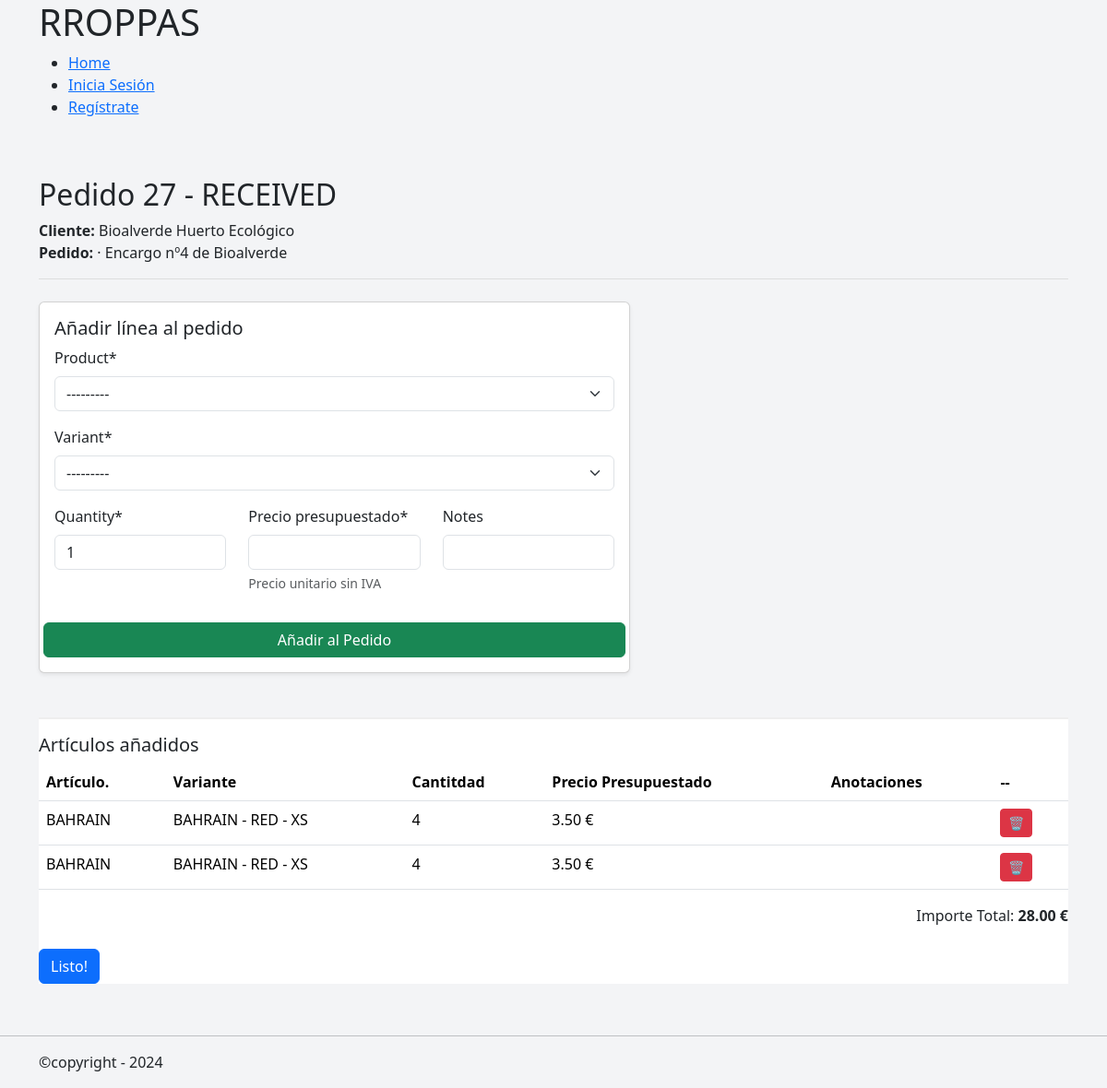
The page /orders//draft/27 on the database its author committed.
### orders/models.py (models this page shows, shortened)
class Order(models.Model):
    class OrderStatus(models.TextChoices):
        RECEIVED = "RECEIVED", "Recibido"
        PENDING_DESIGN = "PENDING_DESIGN", "Pendiente de diseño"
        DESIGN_READY = "DESIGN_READY", "Diseño confirmado"
        IN_PRODUCTION = "IN_PRODUCTION", "En producción"
        COMPLETED = "COMPLETED", "Completado"
        DELIVERED = "DELIVERED", "Entregado"
        CANCELLED = "CANCELLED", "Cancelado"
    class OrderType(models.TextChoices):
        LARGE = 'LARGE', 'Encargo Importante'
        SMALL = 'SMALL', 'Encargo de Mostrador'
    client = models.ForeignKey(
        Client,
        on_delete=models.PROTECT,
        related_name='orders',
    )
    title = models.CharField(
        max_length=50,
        help_text='Descripcion corta del Pedido',
        verbose_name='Nombre del encargo',
    )
    status = models.CharField(
        verbose_name='Estado',
        choices=OrderStatus,
        default=OrderStatus.PENDING_DESIGN,
    )
    order_type =models.CharField(
        verbose_name='Tipo de pedido',
        choices=OrderType,
    )
    notes = models.TextField(blank=True, null=True)
    delivery_date = models.DateField(blank=True, null=True)
    created_at = models.DateTimeField(auto_now_add=True)
    updated_at = models.DateTimeField(auto_now=True)
    sent_at = models.DateField(blank=True, null=True)
    def total_price(self):
        return sum(
            item.unit_price * item.quantity
            for item in self.items.all()
        )

class OrderItem(models.Model):
    order = models.ForeignKey(
        Order,
        on_delete=models.CASCADE,
        related_name='items',
    )
    product = models.ForeignKey(
        Product,
        on_delete=models.PROTECT,
    )
    variant = models.ForeignKey(
        ProductVariant,
        on_delete=models.PROTECT,
    )
    quantity = models.PositiveIntegerField(
        default=1,
    )
    unit_price = models.DecimalField(
        max_digits=10,
        decimal_places=2,
        help_text="Precio unitario sin IVA",
        verbose_name='Precio presupuestado',
    )
    notes = models.CharField(
        max_length=255,
        blank=True,
    )

### clients/models.py (models this page shows, shortened)
class Client(models.Model):
    TIPOS_CLIENTE = [
        ("club deportivo", "Club deportivo"),
        ("colegio", "Colegio"),
        ("ayuntamiento", "Ayuntamiento"),
        ("universidad", "Universidad"),
        ("empresa", "Empresa"),
        ("particular", "Particular"),
    ]
    name = models.CharField(
        verbose_name='Nombre',
        max_length=255,
    )
    tipo = models.CharField(
        verbose_name='Tipo de Cliente',
        choices=TIPOS_CLIENTE
    )
    cif_nif = models.CharField(
        verbose_name='CIF/NIF',
        max_length=20,
        blank=True,
        null=True,
    )
    t_number = models.CharField(
        verbose_name='Nº teléfono',
        max_length=30,
        null=True,
        blank=True
    )
    email= models.EmailField(
        blank=True,
    )
    direccion=models.TextField(
        verbose_name='Direccion',
        max_length=100,
        blank=True,
        null=True,
    )
    other=models.TextField(
        verbose_name='Otra información',
        blank=True,
        null=True,
    )
    created_at=models.DateTimeField(
        verbose_name='Fecha de Creación',
        default=timezone.now,
        )

### products/models.py (models this page shows, shortened)
class Product(models.Model):
    class PrintType(models.TextChoices):
        DTF = "DTF", "DTF"
        NONE = "NONE", "Sin personalización"
    class ClotheType(models.TextChoices):
        TSHIRT = "TSHIRT", "Camiseta"
        HOODIE = "HOODIE", "Sudadera"
        PANTS = "PANTS", "Pantalón"
        OTHER = "OTHER", "Otros"
    model = models.CharField(
        verbose_name= 'Modelo del Producto',
        max_length=100,
        unique=True
    )
    sku = models.CharField(
        max_length=50,
        blank=True,
        help_text="Referencia interna (opcional)",
    )
    allowed_print = models.CharField(
        max_length=10,
        choices=PrintType.choices,
        default=PrintType.DTF
    )
    type = models.CharField(
        max_length=20,
        choices=ClotheType.choices,
    )
    image = models.ImageField(
        upload_to='products/products_files',
        blank=True,
        null=True,
    )
    model_url = models.URLField(
        blank=True,
        null= True,
    )
    cost_price = models.DecimalField(
        max_digits=10,
        decimal_places=2,
        blank=True,
        null=True,
    )
    created_at = models.DateTimeField(auto_now_add=True)
    updated_at = models.DateTimeField(auto_now=True)
    class Meta:
        ordering = ["model"]
        verbose_name = "Producto"
        verbose_name_plural = "Productos"
    def __str__(self):
        parts = [self.type]
        parts.append(self.model)
        return " - ".join(parts)

class ProductVariant(models.Model):
    product = models.ForeignKey(
        Product,
        on_delete=models.CASCADE,
        related_name='variants'
    )
    color = models.CharField(
        max_length=60,
    )
    size = models.CharField(
        max_length=30,
    )
    sku = models.CharField(
        max_length=50,
        blank=True,
        help_text="Referencia interna (opcional)",
    )
    stock = models.IntegerField(default=0, help_text="Stock opcional por variante")
    class Meta:
        unique_together = ("product", "color", "size")
        ordering = ["product", "color", "size"]
        verbose_name = "Variante de Producto"
        verbose_name_plural = "Variantes de Producto"
    def __str__(self):
        parts = [self.product.model]
        if self.color:
            parts.append(self.color)
        if self.size:
            parts.append(self.size)
        return " - ".join(parts)

### orders/views.py (the view, shortened to what this page needs)
# urls.py: path('/draft/<pk>', OrderDraftView.as_view(), name='order_draft'),
class OrderDraftView(View):
    def get(self, request, pk):
        order = get_object_or_404(Order, pk=pk)
        form = OrderItemForm
        return render(request, "orders/order_draft.html", {
            "order": order,
            "items": order.items.all(),
            "form": OrderItemForm(),
        })

### mini_erp/forms.py
class OrderItemForm(forms.ModelForm):
    class Meta:
        model = OrderItem
        fields = [
            'product',
            'variant',
            'quantity',
            'unit_price',
            'notes',
        ]

### mini_erp/templates/orders/order_draft.html (shortened to what this page needs)
{% extends "general/layout.html" %}
{% load crispy_forms_tags %}
{% block contenido %}
<div class="container mt-4">
    <div class="invoice-header">
        <h2>Pedido {{ order.pk}} - {{ order.status}} </h2>
        <p>
            <strong>Cliente:</strong> {{ order.client.name }}<br>
            <strong>Pedido:</strong> · {{ order.title }}
        </p>
    </div>
    <div class="row">
        <div class="col-md-7">
            <div class="card shadow-sm">
                <div class="card-body">
                    <form action="" method='post'>
                        <h5>Añadir línea al pedido</h5>
                        <div class="mb-3">
                            {{ form.product|as_crispy_field }}
                        </div>
                        <div class="mb-3">
                            {{ form.variant|as_crispy_field}}
                        </div>
                        <div class="row">
                            <div class="col">
                                {{ form.quantity|as_crispy_field }}
                            </div>
                            <div class="col">
                                {{ form.unit_price|as_crispy_field }}
                            </div>
                            <div class="col">
                                {{ form.notes|as_crispy_field }}
                            </div>
                            <button class="btn btn-success mt-3">
                            Añadir al Pedido
                            </button>
                        </div>
                    </form>
                </div>
            </div>
        </div>
    </div>
    <div class="invoice-summary mt-5">
        <h5>Artículos añadidos</h5>
        <table class="table">
            <thead>
                <tr>
                    <th>Artículo.</th>
                    <th>Variante</th>
                    <th>Cantitdad</th>
                    <th>Precio Presupuestado</th>
                    <th>Anotaciones</th>
                    <th>--</th>
                </tr>
            </thead>
             <tbody>
                {% for item in items %}
                <tr>
                    <td>{{ item.product.model }}</td>
                    <td>{{ item.variant }}</td>
                    <td>{{ item.quantity }}</td>
                    <td>{{ item.unit_price }} €</td>
                    <td>{{ item.notes }} </td>
                    <td>
                        <form method="post" style="display:inline;">
                            <button class="btn btn-danger btn-sm">
                                🗑
                            </button>
                        </form>
                    </td>
                </tr>
                {% endfor %}
            </tbody>
        </table>
        <div class="totals text-end">
            <p class="text-end">Importe Total: <strong class="text-end">{{order.total_price}} €</strong></p>
        </div>
        <div class="mt-4">
            {% if items %}
                <p><a class="btn btn-primary" href="{% url 'orders:order_detail' order.pk %}">Listo!</a></p>
            {% else %}
                <p><a class="btn btn-secondary" href="{% url 'orders:orders' %}">Volver atrás</a></p>
            {% endif %}
        </div>
</div>
{% endblock %}

### mini_erp/static/orders/css/orders.css (style rules this page uses)
body { background-color: #f3f4f6; }
.invoice-header { border-bottom: 1px solid #ddd; margin-bottom: 1.5rem; }
.invoice-summary { background: #fff; border-top: 2px solid #eee; padding-top: 1rem; }

### rows shown on the page
Order: pk "27", status "RECEIVED", client.name "Bioalverde Huerto Ecológico", title "Encargo nº4 de Bioalverde", total_price "28.00"
OrderItem: product.model "BAHRAIN", variant "BAHRAIN - RED - XS", quantity "4", unit_price "3.50"
OrderItem: product.model "BAHRAIN", variant "BAHRAIN - RED - XS", quantity "4", unit_price "3.50"
